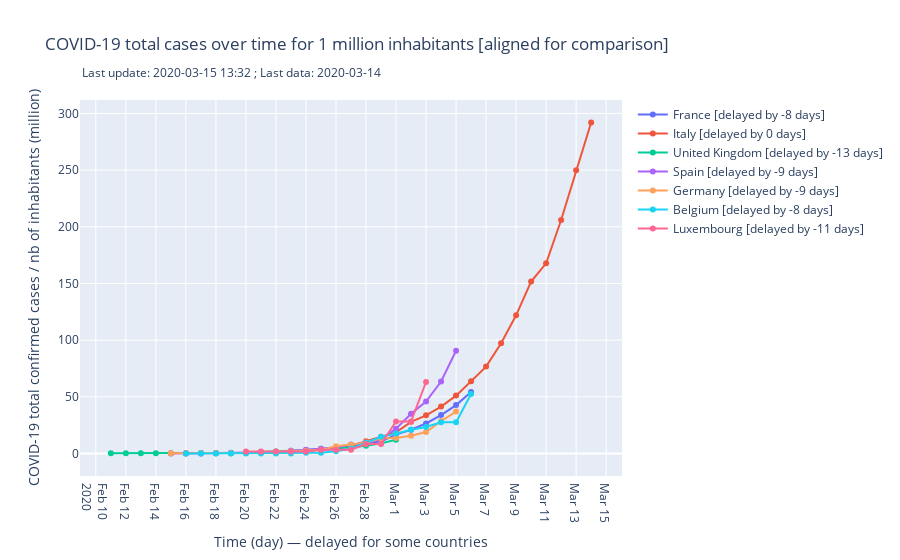

The notebook cell this image was saved under:
### Markdown cell above
### Total cases for 1 million inhabitants [aligned]

### Code cell
import plotly.graph_objects as go

fig = go.Figure()

last_d = 20
countries["Luxembourg"]["offset"] = 11
countries["Belgium"]["offset"] = 8

for c in countries:
    offset = countries[c]['offset']
    if offset==0: offset2=-1
    pop = countries[c]['pop']
    print(offset)
    fig.add_trace(go.Scatter(x=df_confirmed['date'][ -last_d - offset:], y=df_confirmed[c][-last_d:]/pop,
                    mode='lines+markers',
                    name='{} [delayed by {} days]'.format(c, -offset)))

fig.update_layout(
    title="COVID-19 total cases over time for 1 million inhabitants [aligned for comparison]",
    xaxis_title="Time (day) — delayed for some countries",
    yaxis_title="COVID-19 total confirmed cases / nb of inhabitants (million)",
    annotations = [dict(xref='paper',
        yref='paper',
        x=0, y=1.1,
        showarrow=False,
        text ='Last update: {} ; Last data: {}'.format(today, df_confirmed['date'].values[-1]))]
)


fig.update_xaxes(nticks = last_d)
plotly.offline.plot(fig, filename = 'cases_aligned.html', auto_open=False)
fig.show()
py.plot(fig, filename = 'cases-aligned', auto_open=False)
#py.iplot(fig, filename='covid_aligned.html')

### Figure 1 — Plotly figure (JSON) as saved in the notebook; plotly's stock layout.template omitted (floating-point values rounded to 4 significant figures)
{"data": [{"mode": "lines+markers", "name": "France [delayed by -8 days]", "type": "scatter", "x": ["2020-02-16", "2020-02-17", "2020-02-18", "2020-02-19", "2020-02-20", "2020-02-21", "2020-02-22", "2020-02-23", "2020-02-24", "2020-02-25", "2020-02-26", "2020-02-27", "2020-02-28", "2020-02-29", "2020-03-01", "2020-03-02", "2020-03-03", "2020-03-04", "2020-03-05", "2020-03-06", "2020-03-07", "2020-03-08", "2020-03-09", "2020-03-10", "2020-03-11", "2020-03-12", "2020-03-13", "2020-03-14"], "y": [0.1791, 0.1791, 0.1791, 0.2687, 0.5672, 0.8509, 1.493, 1.493, 2.851, 3.165, 4.21, 6.27, 9.151, 10.54, 16.66, 20.93, 26.48, 33.87, 42.69, 54.34]}, {"mode": "lines+markers", "name": "Italy [delayed by 0 days]", "type": "scatter", "x": ["2020-02-24", "2020-02-25", "2020-02-26", "2020-02-27", "2020-02-28", "2020-02-29", "2020-03-01", "2020-03-02", "2020-03-03", "2020-03-04", "2020-03-05", "2020-03-06", "2020-03-07", "2020-03-08", "2020-03-09", "2020-03-10", "2020-03-11", "2020-03-12", "2020-03-13", "2020-03-14"], "y": [2.05, 3.786, 5.324, 6.614, 10.75, 14.68, 18.65, 27.93, 33.66, 41.37, 51.07, 63.79, 76.65, 97.27, 121.9, 151.7, 167.8, 206.1, 249.9, 292.0]}, {"mode": "lines+markers", "name": "United Kingdom [delayed by -13 days]", "type": "scatter", "x": ["2020-02-11", "2020-02-12", "2020-02-13", "2020-02-14", "2020-02-15", "2020-02-16", "2020-02-17", "2020-02-18", "2020-02-19", "2020-02-20", "2020-02-21", "2020-02-22", "2020-02-23", "2020-02-24", "2020-02-25", "2020-02-26", "2020-02-27", "2020-02-28", "2020-02-29", "2020-03-01", "2020-03-02", "2020-03-03", "2020-03-04", "2020-03-05", "2020-03-06", "2020-03-07", "2020-03-08", "2020-03-09", "2020-03-10", "2020-03-11", "2020-03-12", "2020-03-13", "2020-03-14"], "y": [0.1355, 0.1957, 0.1957, 0.1957, 0.2408, 0.301, 0.3462, 0.5418, 0.587, 0.7676, 1.34, 1.776, 2.514, 3.161, 4.169, 4.862, 5.614, 6.924, 8.94, 12.07]}, {"mode": "lines+markers", "name": "Spain [delayed by -9 days]", "type": "scatter", "x": ["2020-02-15", "2020-02-16", "2020-02-17", "2020-02-18", "2020-02-19", "2020-02-20", "2020-02-21", "2020-02-22", "2020-02-23", "2020-02-24", "2020-02-25", "2020-02-26", "2020-02-27", "2020-02-28", "2020-02-29", "2020-03-01", "2020-03-02", "2020-03-03", "2020-03-04", "2020-03-05", "2020-03-06", "2020-03-07", "2020-03-08", "2020-03-09", "2020-03-10", "2020-03-11", "2020-03-12", "2020-03-13", "2020-03-14"], "y": [0.04286, 0.04286, 0.04286, 0.2572, 0.5358, 0.6858, 0.9644, 0.9644, 2.443, 3.236, 4.243, 5.508, 8.015, 9.216, 12.62, 21.95, 35.13, 45.86, 63.54, 90.68]}, {"mode": "lines+markers", "name": "Germany [delayed by -9 days]", "type": "scatter", "x": ["2020-02-15", "2020-02-16", "2020-02-17", "2020-02-18", "2020-02-19", "2020-02-20", "2020-02-21", "2020-02-22", "2020-02-23", "2020-02-24", "2020-02-25", "2020-02-26", "2020-02-27", "2020-02-28", "2020-02-29", "2020-03-01", "2020-03-02", "2020-03-03", "2020-03-04", "2020-03-05", "2020-03-06", "2020-03-07", "2020-03-08", "2020-03-09", "2020-03-10", "2020-03-11", "2020-03-12", "2020-03-13", "2020-03-14"], "y": [0.1933, 0.1933, 0.2174, 0.2537, 0.314, 0.6885, 0.6885, 1.558, 1.896, 2.367, 3.165, 6.45, 7.718, 9.603, 13.43, 13.76, 15.65, 18.93, 28.61, 36.99]}, {"mode": "lines+markers", "name": "Belgium [delayed by -8 days]", "type": "scatter", "x": ["2020-02-16", "2020-02-17", "2020-02-18", "2020-02-19", "2020-02-20", "2020-02-21", "2020-02-22", "2020-02-23", "2020-02-24", "2020-02-25", "2020-02-26", "2020-02-27", "2020-02-28", "2020-02-29", "2020-03-01", "2020-03-02", "2020-03-03", "2020-03-04", "2020-03-05", "2020-03-06", "2020-03-07", "2020-03-08", "2020-03-09", "2020-03-10", "2020-03-11", "2020-03-12", "2020-03-13", "2020-03-14"], "y": [0.08772, 0.08772, 0.08772, 0.08772, 0.08772, 0.08772, 0.08772, 0.08772, 0.7018, 0.7018, 2.018, 4.386, 9.561, 14.82, 17.54, 20.96, 23.42, 27.54, 27.54, 52.54]}, {"mode": "lines+markers", "name": "Luxembourg [delayed by -11 days]", "type": "scatter", "x": ["2020-02-13", "2020-02-14", "2020-02-15", "2020-02-16", "2020-02-17", "2020-02-18", "2020-02-19", "2020-02-20", "2020-02-21", "2020-02-22", "2020-02-23", "2020-02-24", "2020-02-25", "2020-02-26", "2020-02-27", "2020-02-28", "2020-02-29", "2020-03-01", "2020-03-02", "2020-03-03", "2020-03-04", "2020-03-05", "2020-03-06", "2020-03-07", "2020-03-08", "2020-03-09", "2020-03-10", "2020-03-11", "2020-03-12", "2020-03-13", "2020-03-14"], "y": [null, null, null, null, null, null, null, 1.661, 1.661, 1.661, 1.661, 1.661, 3.322, 3.322, 3.322, 8.306, 8.306, 28.24, 28.24, 63.12]}], "layout": {"annotations": [{"showarrow": false, "text": "Last update: 2020-03-15 13:32 ; Last data: 2020-03-14", "x": 0, "xref": "paper", "y": 1.1, "yref": "paper"}], "title": {"text": "COVID-19 total cases over time for 1 million inhabitants [aligned for comparison]"}, "xaxis": {"nticks": 20, "title": {"text": "Time (day) — delayed for some countries"}}, "yaxis": {"title": {"text": "COVID-19 total confirmed cases / nb of inhabitants (million)"}}}}
